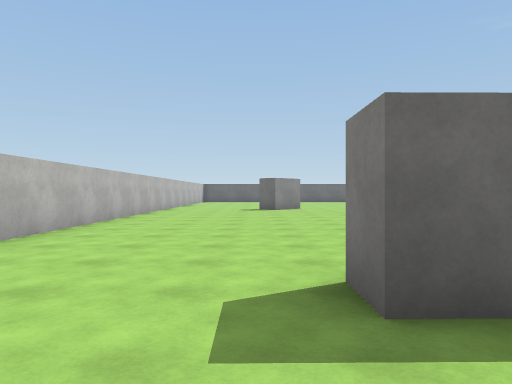
View 1 (above)

15 first-person views from a walk through a 3-D level made in the Unity game engine. The camera is 1.3 m above the floor, looks level and sees 70° across. The floor is counted in squares, 2 m on a side. Each view is taken from the middle of a square. On the plan, view 1 faces up. The plan holds only what a view shows up to about 11 squares ahead; the rest is blank. The place goes on beyond the plan. Surface patterns are stand-ins for the level's own textures.

View 2
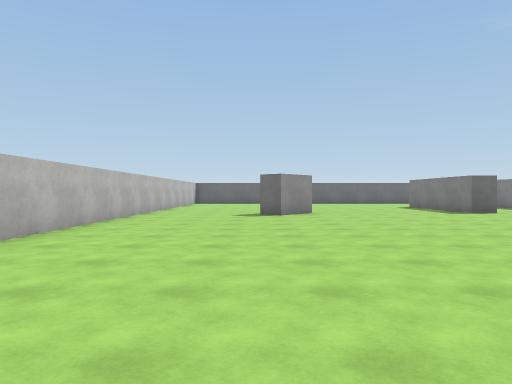

View 3
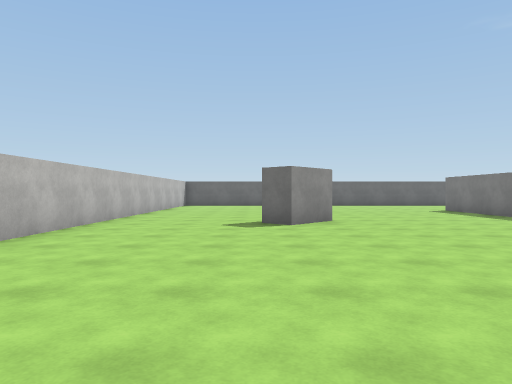

View 4
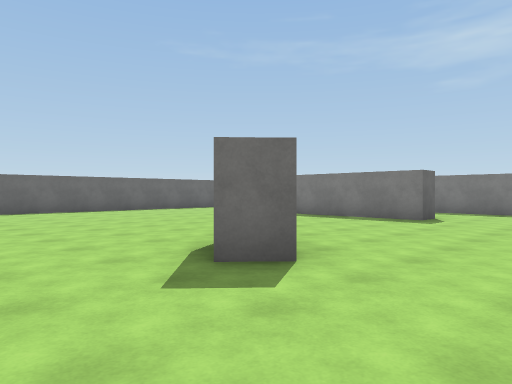

View 5
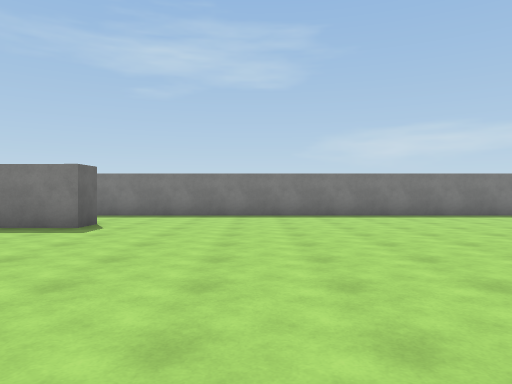

View 6
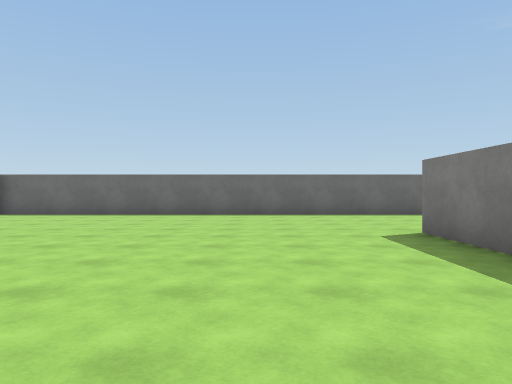

View 7
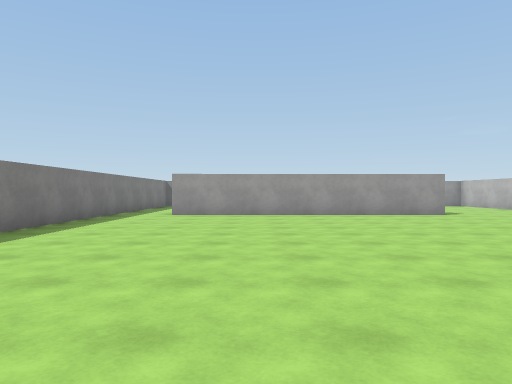

View 8
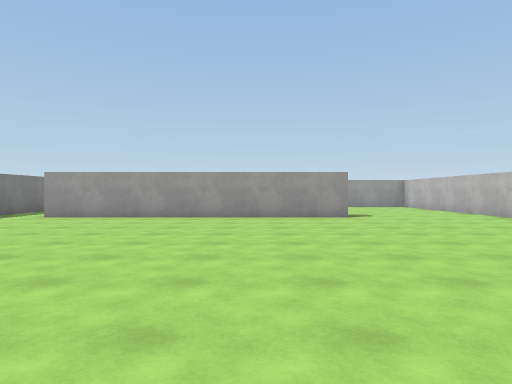

View 9
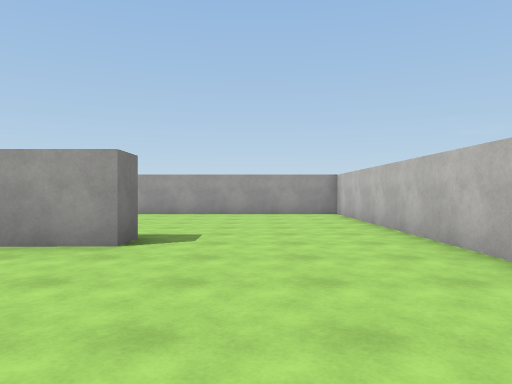

View 10
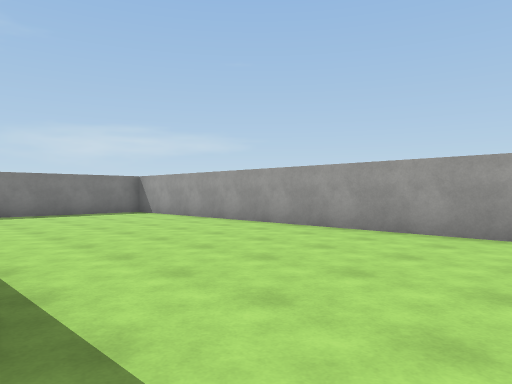

View 11
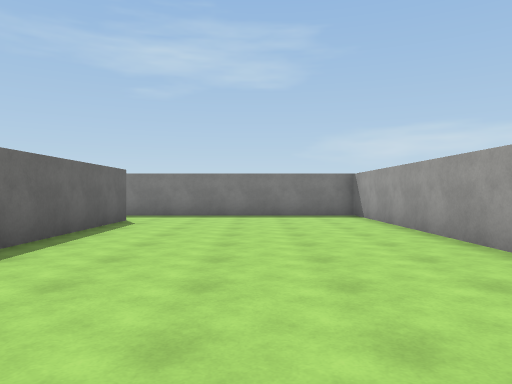

View 12
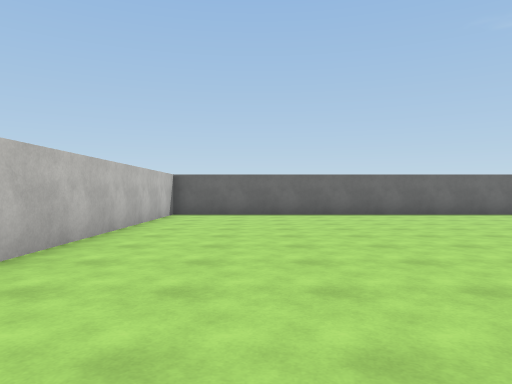

View 13
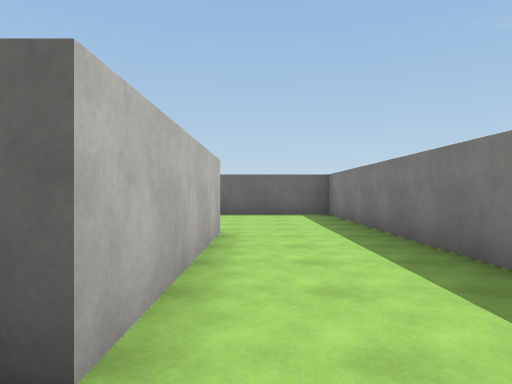

View 14
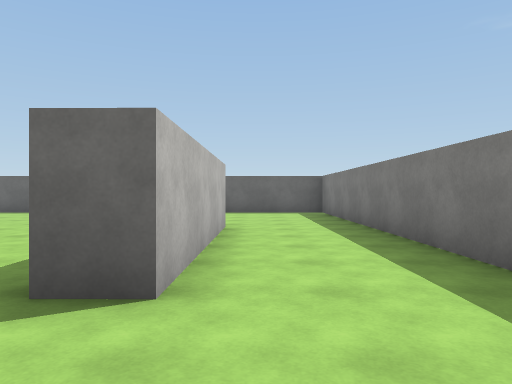

View 15
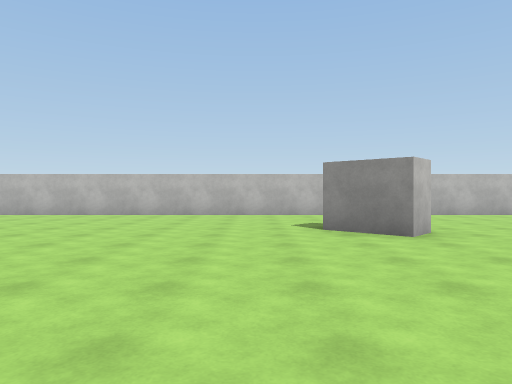

### Floor plan
Points are (right, up) in squares from view 1. A wall is a line through its corners. A room is listed if a view was taken in it or the views show most of it. See-through windows are left out.
Room 1 (views 1, 2, 3, 4, 5, 6, 7, 8, 9, 10, 11, 12, 13, 14, 15)
walls: (1.1, 14.9) (1.7, 14.3) (0.7, 13.2) (0.1, 13.7); (1.4, 1.9) (0.7, 1.9) (0.7, 2.6) (8.4, 2.7); (8.4, 2) (4, 1.9); (7.4, 18.9) (7.4, 14.2) (6.6, 14.2) (6.7, 18.9); (-3.4, 23.6) (-3.4, -3.7) (10.1, -3.7) (10.1, 23.6) (-3.4, 23.6)

Positions as (right, up) in squares from view 1, and headings:
1: (0, 0), facing up
2: (0, 3), facing up
3: (0, 6), facing up
4: (-2, 11), facing up-right
5: (0, 11), facing right
6: (4, 13), facing up
7: (6, 13), facing down
8: (3, 12), facing down
9: (-1, 7), facing down
10: (-1, 2), facing down-right
11: (0, -1), facing right
12: (-1, 13), facing up
13: (8, 13), facing up
14: (8, 12), facing up
15: (7, 12), facing left
